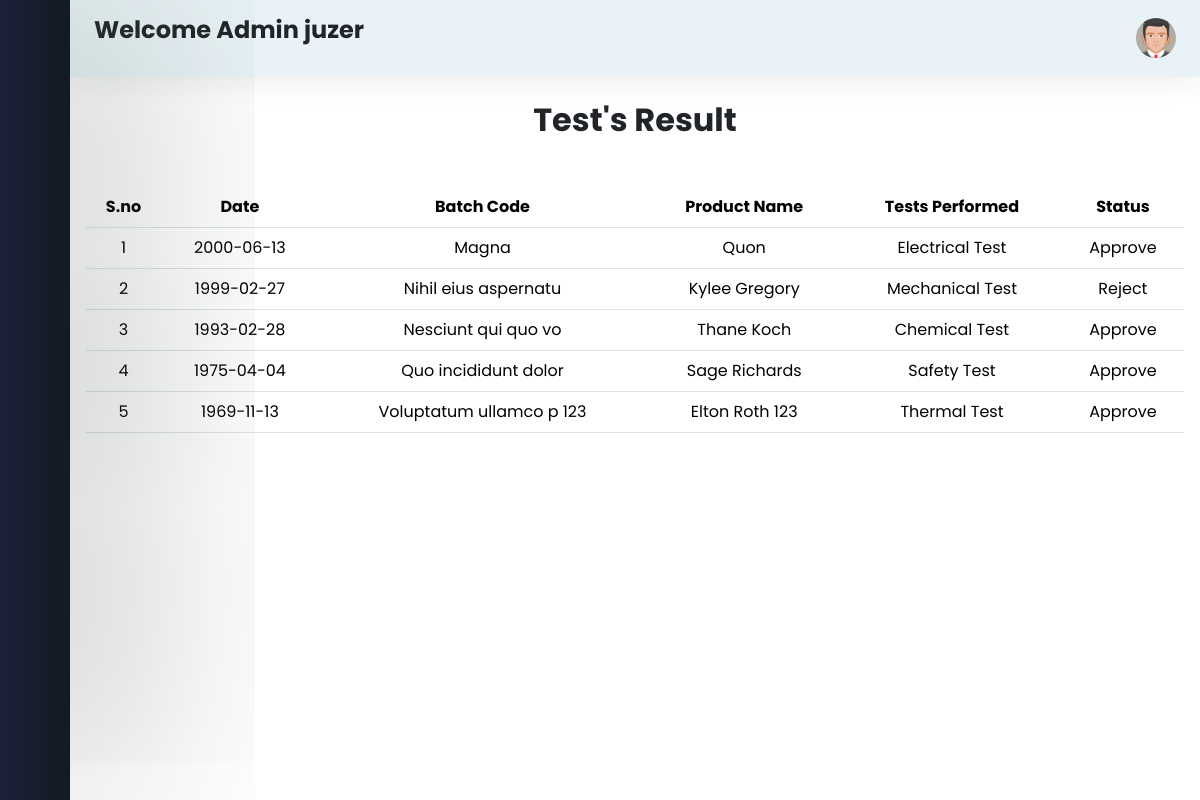
The app's page /test_list.php (signed in) with its own data.
### tables this page shows
CREATE TABLE `status` (
  `sno` int(11) NOT NULL,
  `date` varchar(50) NOT NULL,
  `batch_code` varchar(50) NOT NULL,
  `product_name` varchar(50) NOT NULL,
  `test` varchar(50) NOT NULL,
  `status` varchar(50) NOT NULL
);

### test_list.php (the view, shortened to what this page needs)
<?php
include('login_config.php');
?>
<!DOCTYPE html>
<html>
<head>
    <link href="https://cdn.lineicons.com/4.0/lineicons.css" rel="stylesheet" />
    <link href="https://cdn.jsdelivr.net/npm/bootstrap@5.3.2/dist/css/bootstrap.min.css" rel="stylesheet"
>
    <link rel="stylesheet" href="https://cdn.datatables.net/2.1.3/css/dataTables.dataTables.min.css">
    <link rel="stylesheet" href="style.css">
</head>
<body>
    <div class="wrapper">
        <aside id="sidebar">
            <div class="d-flex">
                <button class="toggle-btn" type="button">
                </button>
            </div>
            <ul class="sidebar-nav">
                <li class="sidebar-item">
                    <a href="admin_dashboard.php" class="sidebar-link">
                    </a>
                </li>
                <li class="sidebar-item">
                    <a href="testing_request.php" class="sidebar-link">
                    </a>
                </li>
                <li class="sidebar-item">
                    <a href="test_list.php" class="sidebar-link">
                    </a>
                </li>
                <li class="sidebar-item">
                    <a href="user_list.php" class="sidebar-link">
                    </a>
                </li>
            </ul>
            <div class="sidebar-footer">
                <a href="logout.php" class="sidebar-link">
                </a>
            </div>
        </aside>
        <div class="main">
            <nav class="navbar navbar-expand px-4 py-3">
                <h3 class="fw-bold fs-4 mb-3">Welcome Admin <span>
                        <?php echo $_SESSION['admin_name'] ?>
                    </span></h3>
                <div class="navbar-collapse collapse">
                    <ul class="navbar-nav ms-auto">
                        <li class="nav-item dropdown">
                            <a href="#" data-bs-toggle="dropdown" class="nav-icon pe-md-0">
                                <img src="img/admin.png" class="avatar" alt="">
                            </a>
                        </li>
                    </ul>
                </div>
            </nav>
            <main class="content px-3 py-4">
                <h2 class="fw-bold mb-5 text-center">Test's Result</h2>
                <table class="table" id="myTable">
                    <thead>
                        <tr>
                            <th scope="col" class='text-center'>S.no</th>
                            <th scope="col" class='text-center'>Date</th>
                            <th scope="col" class='text-center'>Batch Code</th>
                            <th scope="col" class='text-center'>Product Name</th>
                            <th scope="col" class='text-center'>Tests Performed</th>
                            <th scope="col" class='text-center'>Status</th>
                        </tr>
                    </thead>
                    <?php
                    $sql = "SELECT * FROM `status` ORDER BY date DESC";
                    $result = mysqli_query($conn, $sql);
                    $sno = 0;
                    while ($row = mysqli_fetch_assoc($result)) {
                        $sno += 1;
                        echo " <tr>
                            <td scope='row' class='text-center'>" . $sno . "</th>
                            <td class='text-center'>" .  $row['date'] .  "</td>
                            <td class='text-center'>" .  $row['batch_code'] .  "</td>
                            <td class='text-center'>" .  $row['product_name'] . "</td>
                            <td class='text-center'>" . $row['test'] .  "</td>
                            <td class='text-center'>" . $row['status'] .  "</td>
                            </tr>";
                    }
                    ?>
            </main>
        </div>
    </div>
</body>
</html>

### style.css (style rules this page uses)
a { text-decoration: none; }
li { list-style: none; }
body { font-family: 'Poppins', sans-serif; }
.wrapper { display: flex; }
.main { display: flex; flex-direction: column; min-height: 100vh; width: 100%; overflow: hidden; transition: all 0.35s ease-in-out; background-color: #fff; min-width: 0; }
#sidebar { width: 70px; min-width: 70px; z-index: 1000; transition: all .25s ease-in-out; background-color: #121a23; -webkit-box-shadow: 0px 0px 300px -4px rgba(69, 87, 77, 1); -moz-box-shadow: 0px 0px 300px -4px rgba(69, 87, 77, 1); box-shadow: 0px 0px 300px -4px rgba(69, 87, 77, 1); background-image: linear-gradient(90deg, #775afc1a 0%, #775afc00 100%); display: flex; flex-direction: column; }
.toggle-btn { background-color: transparent; cursor: pointer; border: 0; padding: 1rem 1.5rem; }
.sidebar-nav { padding: 2rem 0; flex: 1 1 auto; }
a.sidebar-link { padding: .625rem 1.625rem; color: #FFF; display: block; font-size: 0.9rem; white-space: nowrap; border-left: 3px solid transparent; }
.sidebar-item { position: relative; }
.navbar { background-color: #c3dfe85d; box-shadow: 0 0 2rem 0 rgba(33, 37, 41, .1); }
.navbar-expand .navbar-collapse { min-width: 200px; }
.avatar { height: 40px; width: 40px; border-radius: 50%; }

### records on screen
status: date "2000-06-13", batch_code "Magna", product_name "Quon", test "Electrical Test", status "Approve"
status: date "1999-02-27", batch_code "Nihil eius aspernatu", product_name "Kylee Gregory", test "Mechanical Test", status "Reject"
status: date "1993-02-28", batch_code "Nesciunt qui quo vo", product_name "Thane Koch", test "Chemical Test", status "Approve"
status: date "1975-04-04", batch_code "Quo incididunt dolor", product_name "Sage Richards", test "Safety Test", status "Approve"
status: date "1969-11-13", batch_code "Voluptatum ullamco p 123", product_name "Elton Roth 123", test "Thermal Test", status "Approve"

### other values on screen
$_SESSION['admin_name'] "juzer"
